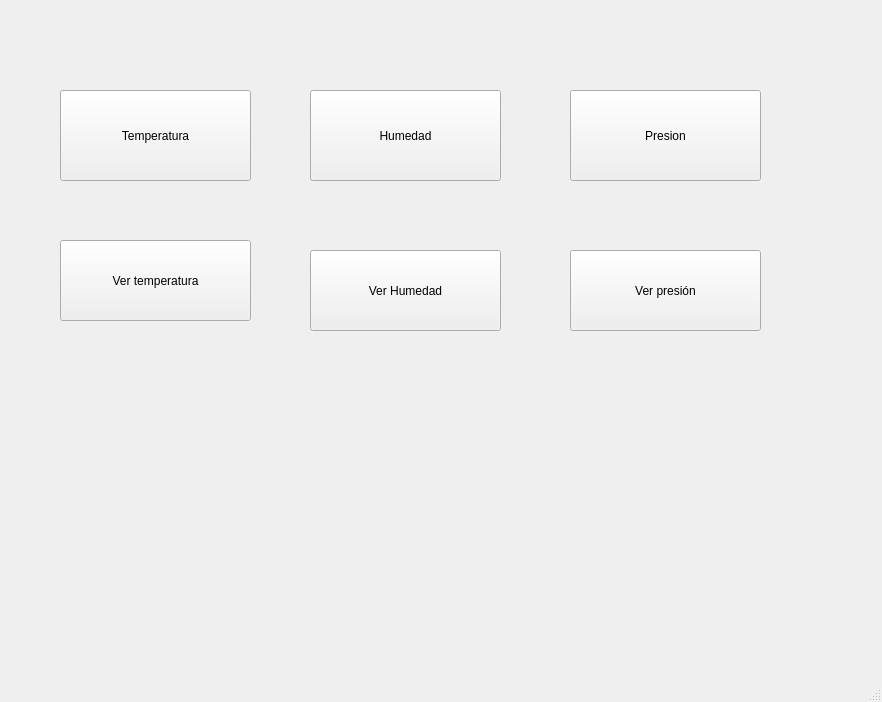
<?xml version="1.0" encoding="UTF-8"?>
<ui version="4.0">
 <class>MainWindow</class>
 <widget class="QMainWindow" name="MainWindow">
  <property name="geometry">
   <rect>
    <x>0</x>
    <y>0</y>
    <width>882</width>
    <height>702</height>
   </rect>
  </property>
  <property name="windowTitle">
   <string>MainWindow</string>
  </property>
  <widget class="QWidget" name="centralwidget">
   <widget class="QPushButton" name="pushButton">
    <property name="geometry">
     <rect>
      <x>60</x>
      <y>90</y>
      <width>191</width>
      <height>91</height>
     </rect>
    </property>
    <property name="text">
     <string>Temperatura</string>
    </property>
   </widget>
   <widget class="QPushButton" name="pushButton_2">
    <property name="geometry">
     <rect>
      <x>570</x>
      <y>90</y>
      <width>191</width>
      <height>91</height>
     </rect>
    </property>
    <property name="text">
     <string>Presion</string>
    </property>
   </widget>
   <widget class="QPushButton" name="pushButton_3">
    <property name="geometry">
     <rect>
      <x>310</x>
      <y>90</y>
      <width>191</width>
      <height>91</height>
     </rect>
    </property>
    <property name="text">
     <string>Humedad</string>
    </property>
   </widget>
   <widget class="QPushButton" name="pushButton_4">
    <property name="geometry">
     <rect>
      <x>60</x>
      <y>240</y>
      <width>191</width>
      <height>81</height>
     </rect>
    </property>
    <property name="text">
     <string>Ver temperatura</string>
    </property>
   </widget>
   <widget class="QPushButton" name="pushButton_5">
    <property name="geometry">
     <rect>
      <x>310</x>
      <y>250</y>
      <width>191</width>
      <height>81</height>
     </rect>
    </property>
    <property name="text">
     <string>Ver Humedad</string>
    </property>
   </widget>
   <widget class="QPushButton" name="pushButton_6">
    <property name="geometry">
     <rect>
      <x>570</x>
      <y>250</y>
      <width>191</width>
      <height>81</height>
     </rect>
    </property>
    <property name="text">
     <string>Ver presión</string>
    </property>
   </widget>
  </widget>
  <widget class="QMenuBar" name="menubar">
   <property name="geometry">
    <rect>
     <x>0</x>
     <y>0</y>
     <width>882</width>
     <height>28</height>
    </rect>
   </property>
  </widget>
  <widget class="QStatusBar" name="statusbar"/>
 </widget>
 <resources/>
 <connections/>
</ui>
